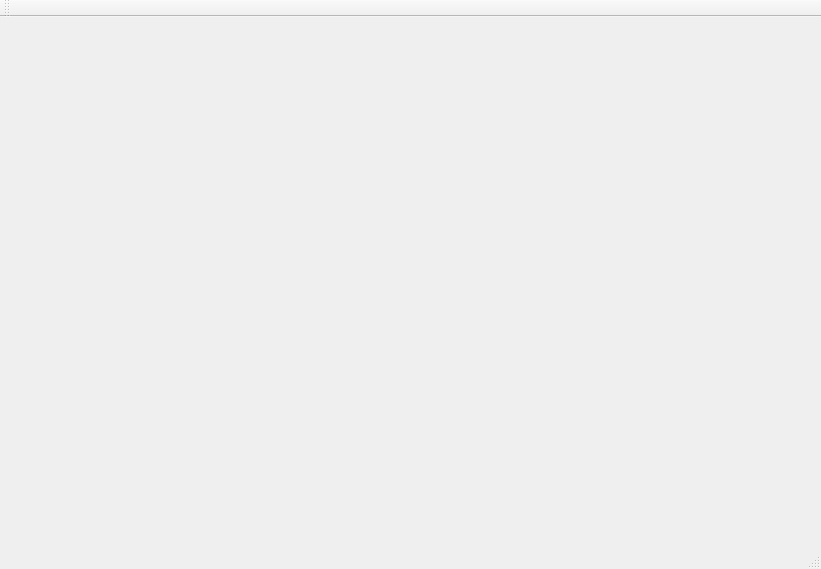
<?xml version="1.0" encoding="UTF-8"?>
<ui version="4.0">
 <class>MainWindow</class>
 <widget class="QMainWindow" name="MainWindow">
  <property name="geometry">
   <rect>
    <x>0</x>
    <y>0</y>
    <width>821</width>
    <height>569</height>
   </rect>
  </property>
  <property name="windowTitle">
   <string>MainWindow</string>
  </property>
  <widget class="QWidget" name="centralWidget"/>
  <widget class="QMenuBar" name="menuBar">
   <property name="geometry">
    <rect>
     <x>0</x>
     <y>0</y>
     <width>821</width>
     <height>26</height>
    </rect>
   </property>
  </widget>
  <widget class="QToolBar" name="mainToolBar">
   <attribute name="toolBarArea">
    <enum>TopToolBarArea</enum>
   </attribute>
   <attribute name="toolBarBreak">
    <bool>false</bool>
   </attribute>
  </widget>
  <widget class="QStatusBar" name="statusBar"/>
 </widget>
 <layoutdefault spacing="6" margin="11"/>
 <resources/>
 <connections/>
</ui>
